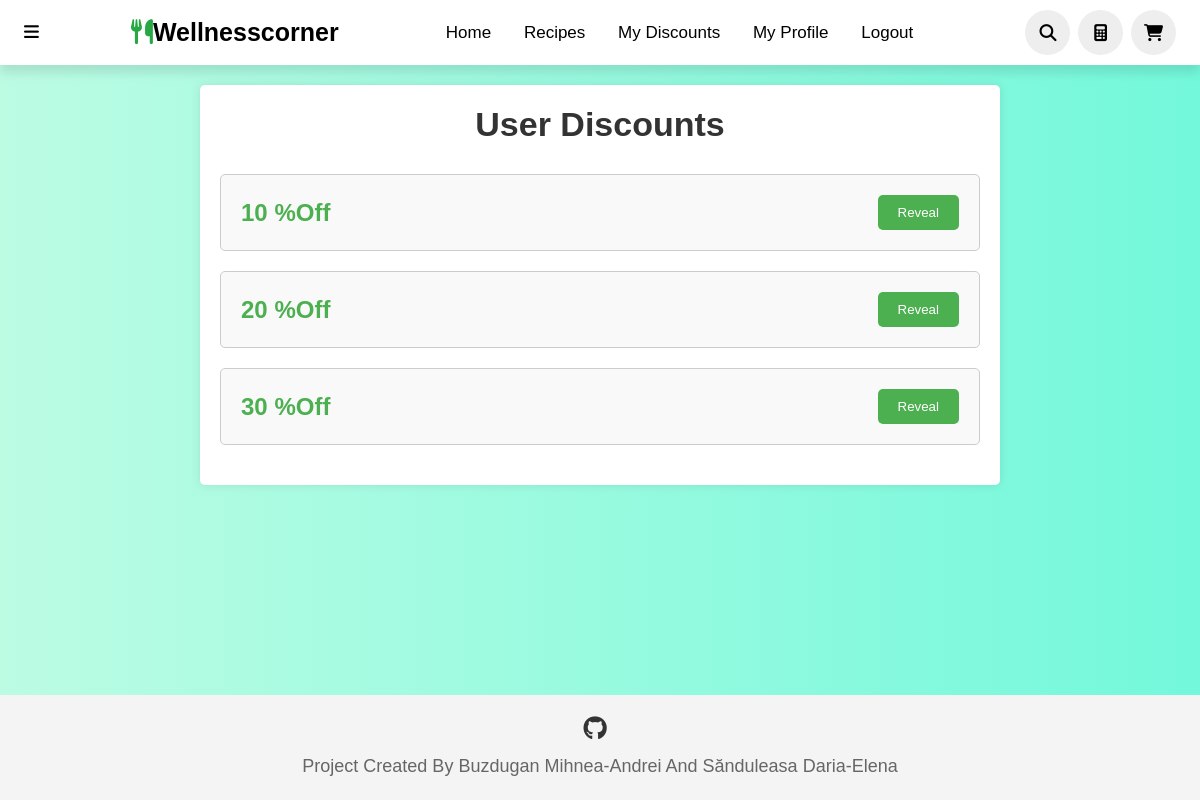
The app's page /user_discounts/ (signed in) with its own data.
### WellnessCorner/models.py (models this page shows, shortened)
class Discount(models.Model):
    user = models.ForeignKey(User, on_delete=models.CASCADE)
    code = models.CharField(max_length=20, unique=True)
    amount = models.DecimalField(max_digits=10, decimal_places=2)
    used = models.BooleanField(default=False)

### WellnessCorner/views.py (the view)
# urls.py: path('user_discounts/', views.user_discounts, name='user_discounts'),
@login_required
def user_discounts(request):
    user_discounts = Discount.objects.filter(user=request.user)
    return render(request, 'user_discounts.html', {'user_discounts': user_discounts})

### templates/user_discounts.html (shortened to what this page needs)
{% load static %}
<!DOCTYPE html>
<html lang="en">
<head>
    <link rel="stylesheet" href="{% static 'post-form.css' %}">
    <link rel="stylesheet" href="{% static 'footer.css' %}">
</head>
<body>
<header>
    <div class="more">
        <i class="fa-solid fa-bars" onclick="toggleBar()"></i>
    </div>
    <a class="logo"><i class="fas fa-utensils"></i>Wellnesscorner</a>
    <nav class="navbar">
        <a href="{% url 'index' %}">Home</a>
        <a href="{% url 'all_recipes' %}">Recipes</a>
        <a href="{% url 'user_discounts' %}">My discounts</a>
        <a href="{% url 'myaccount' %}">My Profile</a>
        <a href="{% url 'logout' %}">Logout</a>
    </nav>
    <div class="icons">
        <i class="fas fa-search" id="search-icon" onclick="toggleSearch()"></i>
        <a href="{% url 'calculator' %}" class="fa-solid fa-calculator"></a>
        <a href="{% url 'basket_page' %}" class="fas fa-shopping-cart"></a>
    </div>
</header>
    <div class="container">
        <h1>User Discounts</h1>
        <div id="discounts">
            {% for discount in user_discounts %}
                <div class="discount-box">
                    <span class="discount-value">{{ discount.amount|floatformat:0 }}{% if discount.is_percentage %}%{% endif %} %off</span>
                    <button class="reveal-button">Reveal</button>
                </div>
            {% empty %}
                <h1>No discounts available</h1>
            {% endfor %}
        </div>
    </div>
    <footer class="footer">
    <div class="footer-container">
        <div class="social-media">
            <a href="https://github.com/MOMOKILLER000" class="social-icon"><i class="fa-brands fa-github"></i></a>
        </div>
        <p class="footer-text">Project created by Buzdugan Mihnea-Andrei and Sănduleasa Daria-Elena</p>
    </div>
</footer>
</body>
</html>

### static/post-form.css (style rules this page uses)
* { font-family: 'Nunito', sans-serif; margin: 0; padding: 0; box-sizing: border-box; text-decoration: none; outline: none; border: none; text-transform: capitalize; transition: all .2s linear; }
html { font-size: 62.5%; overflow-x: hidden; scroll-padding-top: 5.5rem; scroll-behavior: smooth; }
header { top: 0; left: 0; right: 0; background: #fff; width: 100%; padding: 1rem 5%; display: flex; align-items: center; justify-content: space-between; z-index: 2; box-shadow: 0 8px 10px rgba(0, 0, 0, 0.1); }
header .logo { color: black; font-size: 2.5rem; font-weight: bolder; }
header .logo i { color: #28a745; }
header .navbar a { font-size: 1.7rem; border-radius: .5rem; padding: .5rem 1.5rem; color: black; }
.more { font-size: 1.7rem; color: black; }
header .icons i, header .icons a { cursor: pointer; margin-left: .5rem; height: 4.5rem; line-height: 4.5rem; width: 4.5rem; text-align: center; font-size: 1.7rem; color: black; border-radius: 50%; background: #eee; }
body { font-family: 'Arial', sans-serif; margin: 0; padding: 0; background: linear-gradient(to right, #bbfce3, #73f8db); color: #333; display: flex; flex-direction: column; align-items: center; justify-content: flex-start; height:100%; }
.container { background-color: #ffffff; border-radius: 0.5rem; padding: 2rem; box-shadow: 0 2px 4px rgba(0, 0, 0, 0.1); width: 100%; max-width: 650px; margin-top: 2rem; color: #333; box-sizing: border-box; margin-bottom:50px; }
@media only screen and (max-width: 1200px) { header { padding: 1rem 2%; } }

### static/footer.css (style rules this page uses)
body { display: flex; flex-direction: column; min-height: 100vh; }
.footer { background-color: #f4f4f4; padding: 20px 0; text-align: center; width: 100%; margin-top: auto; }
.footer-container { max-width: 1200px; margin: 0 auto; }
.social-media { margin-bottom: 10px; }
.social-icon { display: inline-block; margin-right: 10px; color: #333; font-size: 24px; transition: color 0.3s ease; }
.footer-text { font-size: 18px; color: #666; line-height: 1.5; }

### templates/user_discounts.html (style rules this page uses)
body { font-family: Arial, sans-serif; background-color: #f0f0f0; margin: 0; padding: 0; }
.container { max-width: 800px; margin: 20px auto; padding: 20px; background-color: #fff; box-shadow: 0 0 10px rgba(0, 0, 0, 0.1); border-radius: 5px; }
h1 { text-align: center; margin-bottom: 30px; color: #333; font-size:34px; }
.discount-box { border: 1px solid #ccc; padding: 20px; margin-bottom: 20px; background-color: #f9f9f9; border-radius: 5px; display: flex; align-items: center; justify-content: space-between; }
.discount-value { font-size: 24px; font-weight: bold; color: #4CAF50; }
.reveal-button { background-color: #4CAF50; color: white; border: none; padding: 10px 20px; border-radius: 5px; cursor: pointer; transition: background-color 0.3s; }

### records on screen
Discount: amount "10"
Discount: amount "20"
Discount: amount "30"
